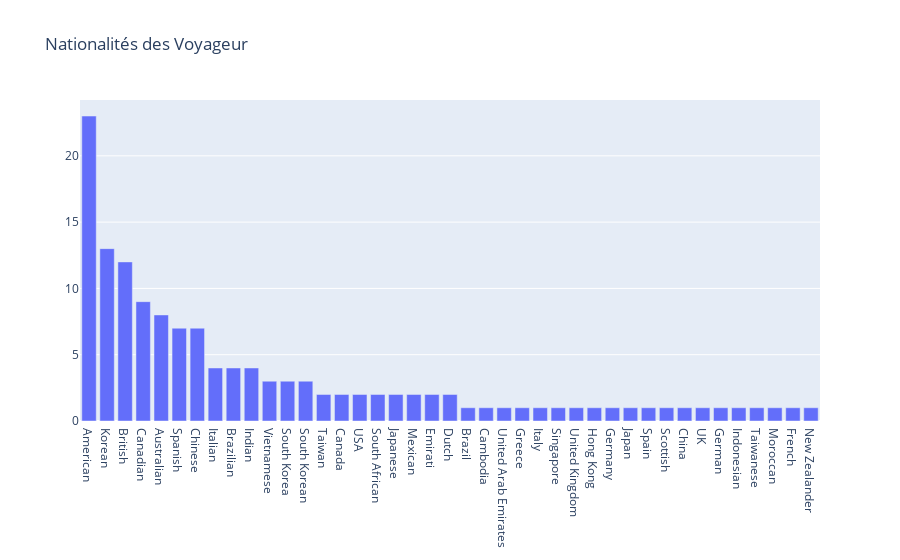

The code cell stored with this chart in its notebook:
### Markdown cell above
Les mois avec le plus grand nombre de voyages sont entre juin et août, ainsi que décembre chaque année, à l'exception de 2021 où le nombre de voyages a été réduit en raison de la pandémie de COVID-19. En moyenne, il y a eu 4 voyages par mois, avec un pic de voyages en [ Juillet Aout 2023 ].

### Code cell
import plotly.graph_objects as go

nationalities = df['Traveler nationality'].value_counts()

fig = go.Figure(data=[go.Bar(x=nationalities.index, y=nationalities.values)])

fig.update_layout(title='Nationalités des Voyageur')

fig.show()

### Figure 1 — Plotly figure (JSON) as saved in the notebook; plotly's stock layout.template omitted (floating-point values rounded to 4 significant figures)
{"data": [{"type": "bar", "x": ["American", "Korean", "British", "Canadian", "Australian", "Spanish", "Chinese", "Italian", "Brazilian", "Indian", "Vietnamese", "South Korea", "South Korean", "Taiwan", "Canada", "USA", "South African", "Japanese", "Mexican", "Emirati", "Dutch", "Brazil", "Cambodia", "United Arab Emirates", "Greece", "Italy", "Singapore", "United Kingdom", "Hong Kong", "Germany", "Japan", "Spain", "Scottish", "China", "UK", "German", "Indonesian", "Taiwanese", "Moroccan", "French", "New Zealander"], "y": [23, 13, 12, 9, 8, 7, 7, 4, 4, 4, 3, 3, 3, 2, 2, 2, 2, 2, 2, 2, 2, 1, 1, 1, 1, 1, 1, 1, 1, 1, 1, 1, 1, 1, 1, 1, 1, 1, 1, 1, 1]}], "layout": {"title": {"text": "Nationalités des Voyageur"}}}
